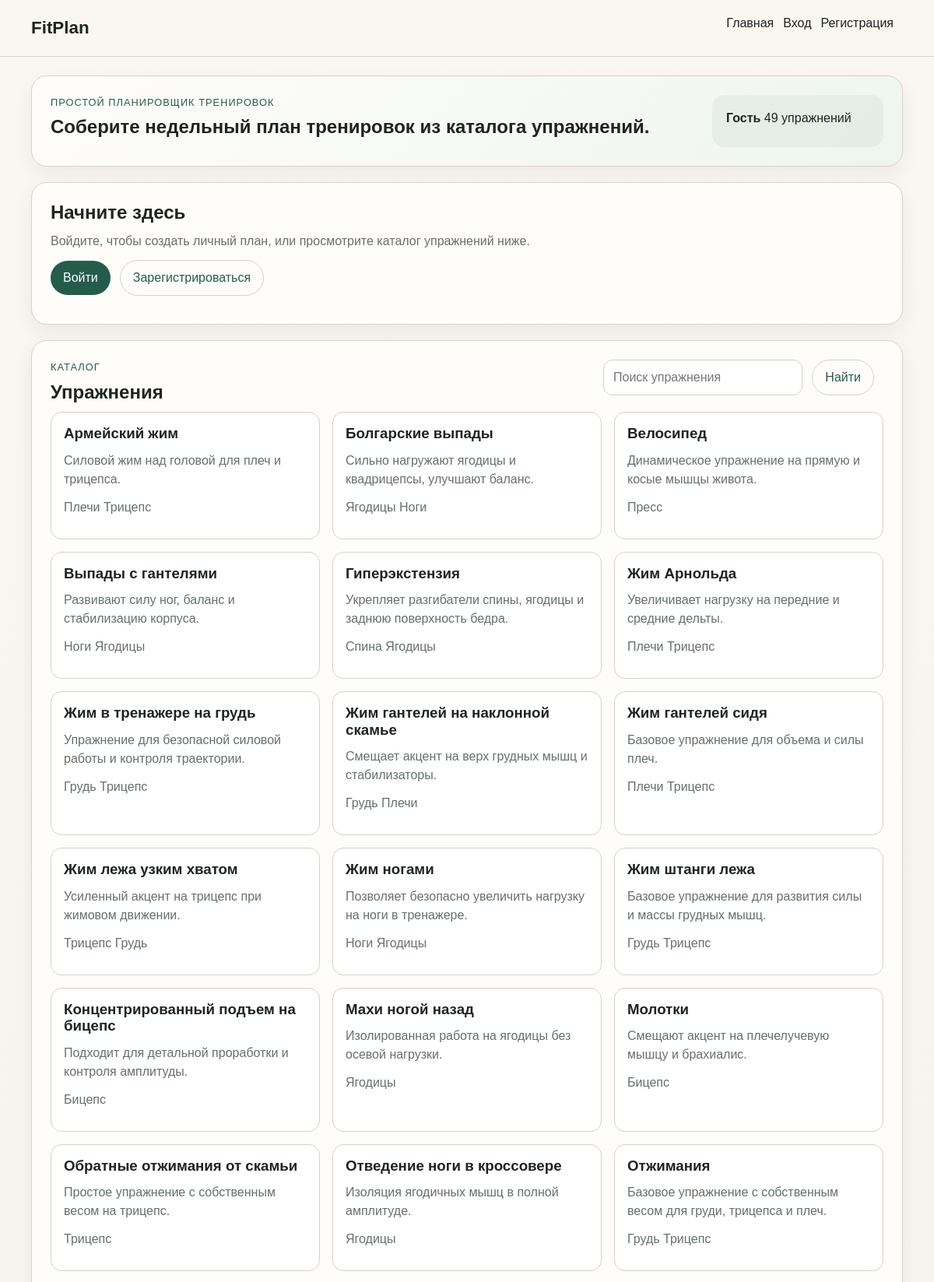
Page /fitplan/index.php (upper part) on the committed database.
### tables this page shows
CREATE TABLE `Exercises` (
  `Exercise_id` int NOT NULL,
  `Exercise_name` varchar(150) NOT NULL,
  `Description` text,
  `Gif_path` varchar(500) DEFAULT NULL,
  `Primary_group_id` int NOT NULL,
  `Secondary_group_id` int DEFAULT NULL
);

CREATE TABLE `MuscleGroups` (
  `Group_id` int NOT NULL,
  `Group_name` varchar(100) NOT NULL,
  `Description` text
);

### fitplan/site/helpers.php (called while the page is built, shortened)
<?php
function h($value): string
{
    return htmlspecialchars((string) $value, ENT_QUOTES, 'UTF-8');
}
function query_string(string $key, string $default = ''): string
{
    $value = $_GET[$key] ?? $default;
    return is_string($value) ? trim($value) : $default;
}

### fitplan/site/auth.php (called while the page is built, shortened)
<?php
function current_user_id(): ?int
{
    return isset($_SESSION['user_id']) ? (int) $_SESSION['user_id'] : null;
}
function authenticated_user(?mysqli $connection): ?array
{
    $userId = current_user_id();
    if (!$userId) {
        return null;
    }
    return null;
}

### fitplan/site/catalog.php (called while the page is built, shortened)
<?php
function fetch_exercises(mysqli $connection, array $filters = []): array
{
    $search = trim((string) ($filters['search'] ?? ''));
    $sql = 'SELECT e.Exercise_id, e.Exercise_name, e.Description,
                   primary_group.Group_name AS Primary_group_name,
                   secondary_group.Group_name AS Secondary_group_name
            FROM Exercises AS e
            LEFT JOIN MuscleGroups AS primary_group ON primary_group.Group_id = e.Primary_group_id
            LEFT JOIN MuscleGroups AS secondary_group ON secondary_group.Group_id = e.Secondary_group_id';
    $types = '';
    $sql .= ' ORDER BY e.Exercise_name ASC';
    $statement = mysqli_prepare($connection, $sql);
    mysqli_stmt_execute($statement);
    $result = mysqli_stmt_get_result($statement);
    $exercises = [];
    while ($exercise = mysqli_fetch_assoc($result)) {
        $exercises[] = $exercise;
    }
    return $exercises;
}

### fitplan/index.php (the view, shortened to what this page needs)
<?php
$connection = db_connection();
$currentUser = authenticated_user($connection);
$exerciseSearch = query_string('q');
$planSnapshot = ['plan' => null, 'plans' => [], 'days' => []];
$exercises = [];
if ($connection instanceof mysqli) {
    $exercises = fetch_exercises($connection, ['search' => $exerciseSearch]);
}
$userPlans = $planSnapshot['plans'];
$pageStyles = ['pages/index.css'];
require __DIR__ . '/site/components/head.php';
require __DIR__ . '/site/components/header.php';
?>
<main class="layout">
    <section class="panel hero">
        <div>
            <p class="eyebrow">Простой планировщик тренировок</p>
            <h1>Соберите недельный план тренировок из каталога упражнений.</h1>
        </div>
        <div class="hero__meta">
            <strong><?= $currentUser ? h($currentUser['User_name']) : 'Гость' ?></strong>
            <span><?= $currentUser ? count($userPlans) . ' план(ов)' : count($exercises) . ' упражнений' ?></span>
        </div>
    </section>
    <?php if (!$currentUser): ?>
        <section class="panel">
            <h2>Начните здесь</h2>
            <p class="muted">Войдите, чтобы создать личный план, или просмотрите каталог упражнений ниже.</p>
            <div class="actions">
                <a class="button" href="login.php">Войти</a>
                <a class="button button--ghost" href="register.php">Зарегистрироваться</a>
            </div>
        </section>
    <?php endif; ?>
    <section class="panel">
        <div class="panel__header">
            <div>
                <p class="eyebrow">Каталог</p>
                <h2>Упражнения</h2>
            </div>
            <form class="inline-form inline-form--search" method="get">
                <input type="text" name="q" value="<?= h($exerciseSearch) ?>" placeholder="Поиск упражнения">
                <button class="button button--ghost" type="submit">Найти</button>
            </form>
        </div>
        <div class="catalog">
            <?php foreach ($exercises as $exercise): ?>
                <article class="card">
                    <h3><?= h($exercise['Exercise_name']) ?></h3>
                    <?php if (!empty($exercise['Description'])): ?>
                        <p class="muted"><?= h($exercise['Description']) ?></p>
                    <?php endif; ?>
                    <p class="muted"><?= h(trim(((string) ($exercise['Primary_group_name'] ?? '')) . ' ' . ((string) ($exercise['Secondary_group_name'] ?? '')))) ?></p>
                </article>
            <?php endforeach; ?>
        </div>
    </section>
</main>
<?php require __DIR__ . '/site/components/footer.php'; ?>

### fitplan/site/components/head.php (shortened to what this page needs)
<?php
$sharedStyles = ['base.css', 'layout.css', 'components.css'];
$pageStyles = $pageStyles ?? [];
?>
<!DOCTYPE html>
<html lang="ru">
<head>
    <?php foreach (array_merge($sharedStyles, $pageStyles) as $style): ?>
        <link rel="stylesheet" href="assets/css/<?= h($style) ?>">
    <?php endforeach; ?>
</head>
<body>

### fitplan/site/components/header.php
<header class="site-header">
    <div class="site-header__inner">
        <a class="brand" href="index.php"><?= h(APP_NAME) ?></a>
        <nav class="top-nav">
            <a href="index.php">Главная</a>
            <?php if (!empty($currentUser)): ?>
                <span><?= h($currentUser['User_name']) ?></span>
                <a href="logout.php">Выйти</a>
            <?php else: ?>
                <a href="login.php">Вход</a>
                <a href="register.php">Регистрация</a>
            <?php endif; ?>
        </nav>
    </div>
</header>

### fitplan/site/components/footer.php (shortened to what this page needs)
</body>
</html>

### fitplan/assets/css/base.css (style rules this page uses)
:root { --bg: #f4f1ea; --card: #fffdf9; --text: #1e241f; --muted: #667068; --line: #d8d1c7; --accent: #245c4b; --accent-soft: #e7f0ed; --danger: #9d2a1f; }
* { box-sizing: border-box; }
body { margin: 0; min-height: 100vh; display: flex; flex-direction: column; background: linear-gradient(180deg, #faf7f1 0%, var(--bg) 100%); color: var(--text); font: 16px/1.5 Arial, Helvetica, sans-serif; }
a { color: inherit; text-decoration: none; }
button, input, select { font: inherit; }
h1, h2, h3 { margin: 0 0 12px; line-height: 1.15; }
p { margin: 0 0 12px; }
.eyebrow { margin: 0 0 8px; color: var(--accent); font-size: 0.8rem; text-transform: uppercase; letter-spacing: 0.08em; }
.muted { color: var(--muted); }

### fitplan/assets/css/layout.css (style rules this page uses)
.site-header, .site-footer { border-bottom: 1px solid var(--line); }
.site-header__inner, .site-footer__inner, .layout { width: calc(100% - 32px); max-width: 1120px; margin: 0 auto; }
.site-header__inner, .site-footer__inner { display: flex; align-items: center; justify-content: space-between; padding: 18px 0; }
.layout { padding: 24px 0 40px; }
.brand { font-size: 1.4rem; font-weight: 700; }
.top-nav, .actions, .forms, .plan-links, .inline-form { display: flex; flex-wrap: wrap; align-items: center; }
.top-nav > *, .actions > *, .forms > *, .plan-links > *, .inline-form > * { margin: 0 12px 12px 0; }
.panel__header, .day-head, .item { display: flex; justify-content: space-between; align-items: start; }

### fitplan/assets/css/components.css (style rules this page uses)
.panel { background: var(--card); border: 1px solid var(--line); border-radius: 20px; padding: 24px; margin-bottom: 20px; box-shadow: 0 10px 24px rgba(30, 36, 31, 0.06); }
.card, .item { background: #fff; border: 1px solid var(--line); border-radius: 14px; padding: 16px; }
.chip, .badge, .button { display: inline-flex; align-items: center; justify-content: center; }
.button { border: 0; padding: 10px 16px; border-radius: 999px; background: var(--accent); color: #fff; cursor: pointer; }
.button--ghost { background: transparent; color: var(--accent); border: 1px solid var(--line); }
input, select { width: 100%; min-height: 42px; border: 1px solid var(--line); border-radius: 12px; background: #fff; padding: 10px 12px; }
.inline-form input { min-width: 180px; }
.inline-form--search { width: 100%; max-width: 360px; }
.inline-form--search input { flex: 1; }

### fitplan/assets/css/pages/index.css (style rules this page uses)
.hero { display: flex; flex-wrap: wrap; background: linear-gradient(135deg, #fffdf9, #eef5ef); }
.hero > div:first-child { flex: 1 1 560px; padding-right: 24px; }
.hero__meta { flex: 0 0 220px; padding: 18px; background: rgba(36, 92, 75, 0.06); border-radius: 16px; }
.grid, .catalog { display: flex; flex-wrap: wrap; }
.catalog { margin: 0 -8px; }
.catalog > .card { width: calc(33.333% - 16px); min-width: 240px; margin: 0 8px 16px; }

### rows in the picture
exercises: Exercise_name "Армейский жим", Description "Силовой жим над головой для плеч и трицепса.", Secondary_group_name "Плечи Трицепс"
exercises: Exercise_name "Болгарские выпады", Description "Сильно нагружают ягодицы и квадрицепсы, улучшают баланс.", Secondary_group_name "Ягодицы Ноги"
exercises: Exercise_name "Велосипед", Description "Динамическое упражнение на прямую и косые мышцы живота.", Primary_group.Group_name "Пресс"
exercises: Exercise_name "Выпады с гантелями", Description "Развивают силу ног, баланс и стабилизацию корпуса.", Secondary_group_name "Ноги Ягодицы"
exercises: Exercise_name "Гиперэкстензия", Description "Укрепляет разгибатели спины, ягодицы и заднюю поверхность бедра.", Secondary_group_name "Спина Ягодицы"
exercises: Exercise_name "Жим Арнольда", Description "Увеличивает нагрузку на передние и средние дельты.", Secondary_group_name "Плечи Трицепс"
exercises: Exercise_name "Жим в тренажере на грудь", Description "Упражнение для безопасной силовой работы и контроля траектории.", Secondary_group_name "Грудь Трицепс"
exercises: Exercise_name "Жим гантелей на наклонной скамье", Description "Смещает акцент на верх грудных мышц и стабилизаторы.", Secondary_group_name "Грудь Плечи"
exercises: Exercise_name "Жим гантелей сидя", Description "Базовое упражнение для объема и силы плеч.", Secondary_group_name "Плечи Трицепс"
exercises: Exercise_name "Жим лежа узким хватом", Description "Усиленный акцент на трицепс при жимовом движении.", Secondary_group_name "Трицепс Грудь"
exercises: Exercise_name "Жим ногами", Description "Позволяет безопасно увеличить нагрузку на ноги в тренажере.", Secondary_group_name "Ноги Ягодицы"
exercises: Exercise_name "Жим штанги лежа", Description "Базовое упражнение для развития силы и массы грудных мышц.", Secondary_group_name "Грудь Трицепс"
exercises: Exercise_name "Концентрированный подъем на бицепс", Description "Подходит для детальной проработки и контроля амплитуды.", Primary_group.Group_name "Бицепс"
exercises: Exercise_name "Махи ногой назад", Description "Изолированная работа на ягодицы без осевой нагрузки.", Primary_group.Group_name "Ягодицы"
exercises: Exercise_name "Молотки", Description "Смещают акцент на плечелучевую мышцу и брахиалис.", Primary_group.Group_name "Бицепс"
exercises: Exercise_name "Обратные отжимания от скамьи", Description "Простое упражнение с собственным весом на трицепс.", Primary_group.Group_name "Трицепс"
exercises: Exercise_name "Отведение ноги в кроссовере", Description "Изоляция ягодичных мышц в полной амплитуде.", Primary_group.Group_name "Ягодицы"
exercises: Exercise_name "Отжимания", Description "Базовое упражнение с собственным весом для груди, трицепса и плеч.", Secondary_group_name "Грудь Трицепс"

### other values in the picture
APP_NAME "FitPlan"
count($exercises) "49"
